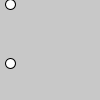
Frame 1 (no input)
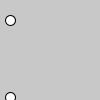
Frame 60 (the mouse pressed at the canvas centre just before this capture)
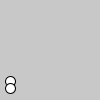
Frame 120 (the mouse held since frame 60 and released just before this capture)

The Processing sketch that drew these frames (run headless with seeded random() and noise(); from frame 60 on, the mouse is pressed at the canvas centre):

// Processing sketch: processing_app
// ── processing_app.pde
float modded_sine(long millis, float time_mult)
{
  float freq = TWO_PI/time_mult;
  long millisPerSecond = 1000;
  long freqLenMillis = (long)(freq*millisPerSecond);
  
  long moddedMillis = millis%freqLenMillis;
  float seconds = moddedMillis * 1.0f/millisPerSecond;
  return sin(seconds*time_mult);
}

void setup()
{
}



void draw()
{
  long milliseconds = 9223372854L + millis();
  float timeMult = 1.3;
  float mSin = modded_sine(milliseconds, timeMult);
  float lazySin = sin(timeMult * milliseconds/1000.f);
  
  println("milliseconds: " + milliseconds + " diff = " +(lazySin-mSin) + " ~~lazySin: " + lazySin + " mSin: " +mSin);
  
  ///////render
  background(200);
  float nSin = (mSin+1) * height/2; 
  ellipse(10,nSin,10,10);
  nSin = (lazySin+1) * height/2; 
  ellipse(10,nSin,10,10);
}
